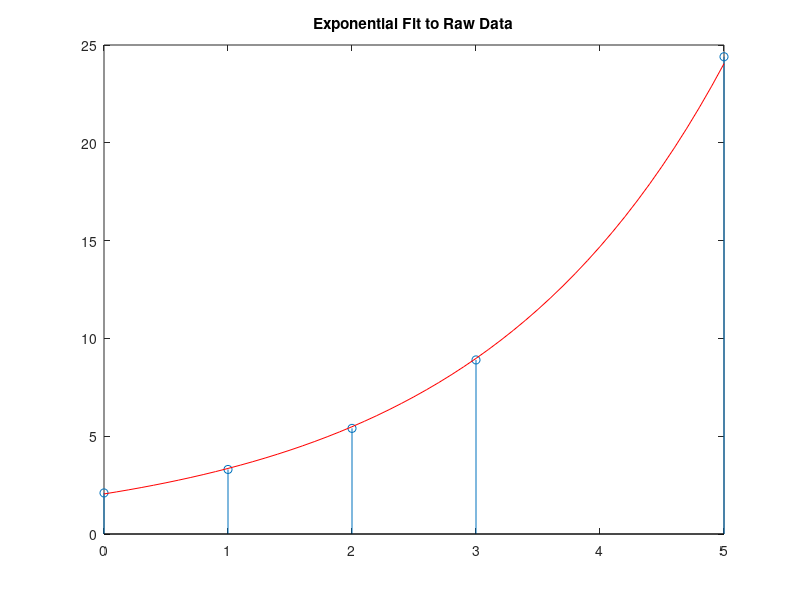

Recreate this plot in MATLAB.
%Written By: Joe Barchanowicz
%Curve Fitting Exponential Function

x = [ 0; 1; 2; 3; 5];
y = [2.1; 3.3; 5.4; 8.9; 24.4];

X=x
Y= log(y)

a = polyfit(X, Y, 1)

A = a(1)
c = exp(a(2))

stem(x, y)
title('Exponential Fit to Raw Data')
hold on 
%plot(x, c*exp(A*x))
x_dense = 0:.1: 5;
plot(x_dense, c*exp(A*x_dense),'r-')


